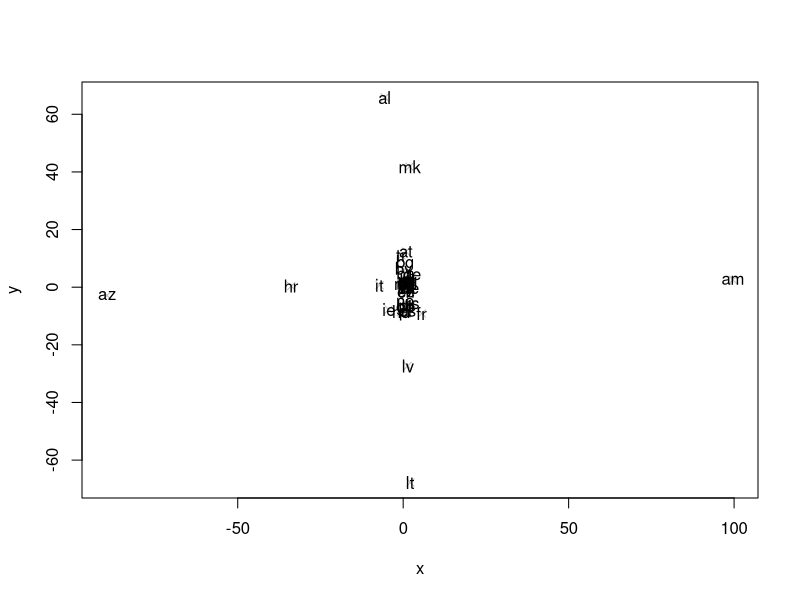
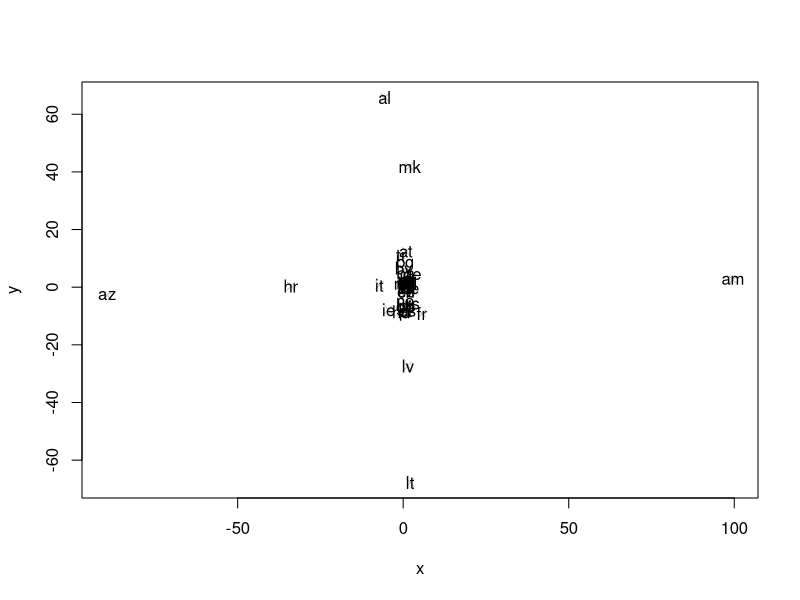

Recreate these plots in R, in order.
#distances <- read.table("Results-1980-2015-dist.txt")
#names <- read.table("Results-1980-2015-name.txt")
distances <- read.table("classifier-distances.txt")
names <- read.table("classifier-names.txt")
library(MASS)
fit1 <- cmdscale(as.dist(distances), eig = TRUE, k = 2)
x <- fit1$points[, 1]
y <- fit1$points[, 2]
#plot(x,y, pch=4, col="grey",xlim=c(-3,4))
plot(x,y, pch=4, col="grey")
text(x,y,labels=names$V1)

fit2<-isoMDS(as.dist(distances), k=2)
x <- fit2$points[, 1]
y <- fit2$points[, 2]
#plot(x,y, pch=4, col="grey",xlim=c(-3,4))
plot(x,y, pch=4, col="grey")
text(x,y,labels=names$V1)
